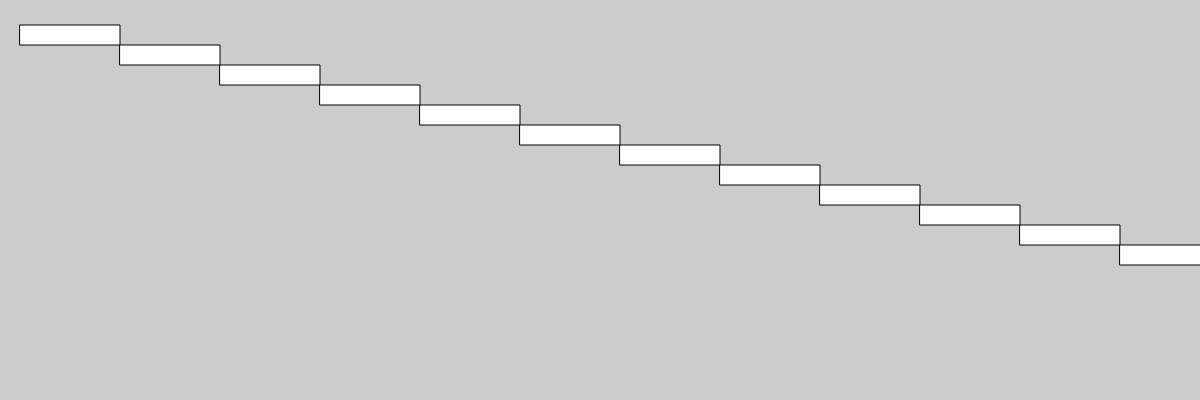
Frame 1 (no input)
Frame 60 (no input): identical to frame 1, image omitted
Frame 120 (the mouse pressed at the canvas centre since frame 60): identical to frame 1, image omitted

The p5.js sketch that drew this single still picture (run headless with seeded random() and noise() and a simulated clock; from frame 60 on, the mouse is pressed at the canvas centre):

// p5.js sketch
// ── sketch.js
var x = 25;
var h = 20;
var y = 25;
// stairs assignment

function setup() {
  createCanvas(1200, 400);
  // stairs assignment
}


function draw() {
  background(204);
  x = 20;
  rect(x, y, 100, h);
  x = x + 100;
  rect(x, y + h, 100, h);
  x = x + 100;
  rect(x, y + h*2, 100, h);
  x = x + 100;
  rect(x, y + h*3, 100, h);
  x = x + 100;
  rect(x, y + h*4, 100, h);
  x = x + 100;
  rect(x, y + h*5, 100, h);
  x = x + 100;
  rect(x, y + h*6, 100, h);
  x = x + 100;
  rect(x, y + h*7, 100, h);
  x = x + 100;
  rect(x, y + h*8, 100, h);
  x = x + 100;
  rect(x, y + h*9, 100, h);
  x = x + 100;
  rect(x, y + h*10, 100, h);
  x = x + 100;
  rect(x, y + h*11, 100, h);
  x = x + 100;
  rect(x, y + h*12, 100, h);
  // stairs assignment
}
